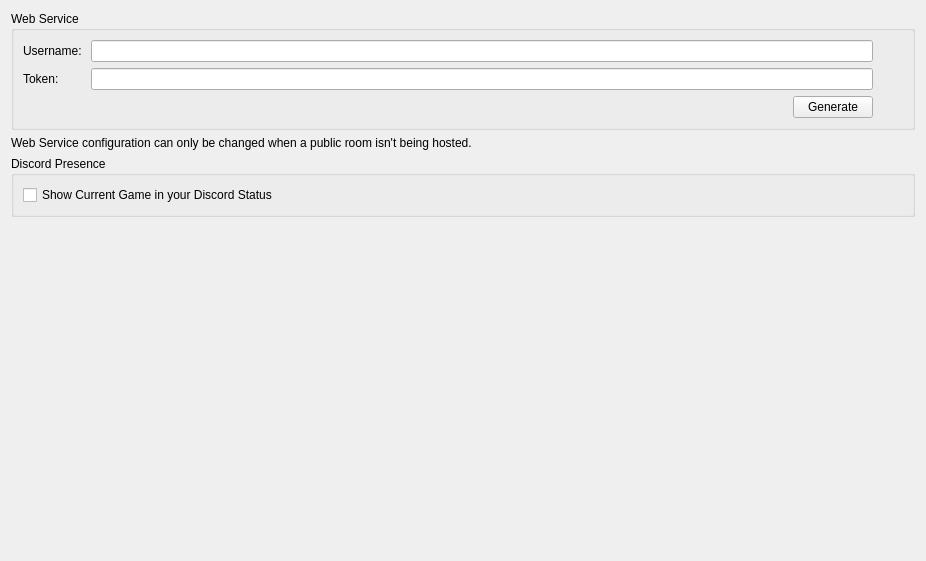
<?xml version="1.0" encoding="UTF-8"?>
<ui version="4.0">
 <class>ConfigureWeb</class>
 <widget class="QWidget" name="ConfigureWeb">
  <property name="geometry">
   <rect>
    <x>0</x>
    <y>0</y>
    <width>926</width>
    <height>561</height>
   </rect>
  </property>
  <property name="windowTitle">
   <string>Form</string>
  </property>
  <property name="accessibleName">
   <string>Web</string>
  </property>
  <layout class="QVBoxLayout" name="verticalLayout">
   <item>
    <layout class="QVBoxLayout" name="verticalLayout_3">
     <item>
      <widget class="QGroupBox" name="groupBoxWebConfig">
       <property name="title">
        <string>Web Service</string>
       </property>
       <layout class="QVBoxLayout" name="verticalLayoutYuzuWebService">
        <item>
         <layout class="QGridLayout" name="gridLayoutYuzuUsername">
          <item row="1" column="0">
           <widget class="QLabel" name="label_token">
            <property name="text">
             <string>Token: </string>
            </property>
           </widget>
          </item>
          <item row="0" column="0">
           <widget class="QLabel" name="label_username">
            <property name="sizePolicy">
             <sizepolicy hsizetype="Fixed" vsizetype="Preferred">
              <horstretch>0</horstretch>
              <verstretch>0</verstretch>
             </sizepolicy>
            </property>
            <property name="text">
             <string>Username: </string>
            </property>
           </widget>
          </item>
          <item row="0" column="1" colspan="4">
           <widget class="QLineEdit" name="edit_username">
            <property name="maxLength">
             <number>20</number>
            </property>
            <property name="echoMode">
             <enum>QLineEdit::EchoMode::Normal</enum>
            </property>
           </widget>
          </item>
          <item row="1" column="5">
           <widget class="QLabel" name="label_token_verified">
            <property name="sizePolicy">
             <sizepolicy hsizetype="Fixed" vsizetype="Preferred">
              <horstretch>0</horstretch>
              <verstretch>0</verstretch>
             </sizepolicy>
            </property>
            <property name="minimumSize">
             <size>
              <width>24</width>
              <height>0</height>
             </size>
            </property>
           </widget>
          </item>
          <item row="1" column="1" colspan="4">
           <widget class="QLineEdit" name="edit_token">
            <property name="inputMethodHints">
             <set>Qt::InputMethodHint::ImhLowercaseOnly</set>
            </property>
            <property name="maxLength">
             <number>80</number>
            </property>
            <property name="echoMode">
             <enum>QLineEdit::EchoMode::Normal</enum>
            </property>
           </widget>
          </item>
          <item row="0" column="5">
           <widget class="QLabel" name="label_username_verified">
            <property name="text">
             <string/>
            </property>
           </widget>
          </item>
          <item row="2" column="4">
           <widget class="QPushButton" name="button_generate">
            <property name="sizePolicy">
             <sizepolicy hsizetype="Fixed" vsizetype="Fixed">
              <horstretch>0</horstretch>
              <verstretch>0</verstretch>
             </sizepolicy>
            </property>
            <property name="text">
             <string>Generate</string>
            </property>
           </widget>
          </item>
          <item row="2" column="1" colspan="3">
           <spacer name="horizontalSpacer">
            <property name="orientation">
             <enum>Qt::Orientation::Horizontal</enum>
            </property>
            <property name="sizeHint" stdset="0">
             <size>
              <width>40</width>
              <height>20</height>
             </size>
            </property>
           </spacer>
          </item>
         </layout>
        </item>
       </layout>
      </widget>
     </item>
     <item>
      <widget class="QLabel" name="label_disable_info">
       <property name="text">
        <string>Web Service configuration can only be changed when a public room isn't being hosted.</string>
       </property>
       <property name="wordWrap">
        <bool>true</bool>
       </property>
      </widget>
     </item>
    </layout>
   </item>
   <item>
    <widget class="QGroupBox" name="discord_group">
     <property name="title">
      <string>Discord Presence</string>
     </property>
     <layout class="QVBoxLayout" name="verticalLayout_21">
      <item>
       <widget class="QCheckBox" name="toggle_discordrpc">
        <property name="text">
         <string>Show Current Game in your Discord Status</string>
        </property>
       </widget>
      </item>
     </layout>
    </widget>
   </item>
   <item>
    <spacer name="verticalSpacer">
     <property name="orientation">
      <enum>Qt::Orientation::Vertical</enum>
     </property>
     <property name="sizeHint" stdset="0">
      <size>
       <width>20</width>
       <height>40</height>
      </size>
     </property>
    </spacer>
   </item>
  </layout>
 </widget>
 <resources/>
 <connections/>
</ui>
